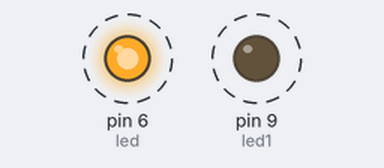
A sketch run on a simulated Arduino Uno, built with avr-gcc and run on an emulated ATmega328P. On the bench: output pins drawn as LEDs (lit = HIGH). Dashed ring = blinking.

Above: at 0.5 s.
Timing chart, 0 to 4.6 s (numbered marks = the images above):
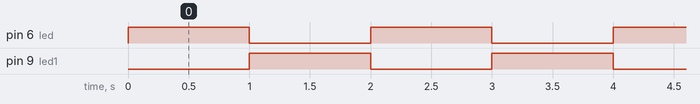

Measured:
- by itself, pin 6 (led), pin 9 (led1): alternates HIGH for 1.0 s and LOW for 1.0 s

The sketch:

bulb_glow.ino
```cpp
int led = 6,led1=9;
// the setupnfunction runs once when you press reset or power the board
void setup() {
  // put your setup code here, to run once:
  pinMode(led,OUTPUT);
    pinMode(led1,OUTPUT);
}
// the loop function runs over and over again forever
void loop() {
  // put your main code here, to run repeatedly:
  digitalWrite(led,HIGH); // turn the LED on (High is voltage level)
  digitalWrite(led1,LOW);
  delay(1000);//wait for second
  digitalWrite(led,LOW);
  digitalWrite(led1,HIGH);//turn the LED off by making volatge Low
  delay(1000);//wait for second
}
```
